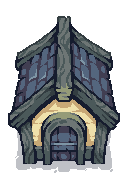
#> input picture assets/factions/humans/buildings/Black Buildings/House1.png, 128 x 192 px, found by its file name
$ python make_market_art.py
#> lines starting #> are read from the running program, lines starting #| are printed output that depends on the picture; after the words box and inside, x2 and y2 are one past the last pixel; in counts of white or black regions, pixels touching at a corner belong together
# -*- coding: utf-8 -*-
"""Спрайты Рынка и Склада (ТЗ 27.10.2026, пп. 4-5) — по одному на цвет стороны.

Рынок — три торговые палатки (полосатый навес цвета стороны + кремовый,
прилавок с товаром), холст 192x256 как у бараков, низ рисунка на той же
высоте (y 245). Склад — крыша дома (вырезана из House1 того же цвета, чтобы
черепица и обводка совпали с паком) на четырёх столбах над помостом с
ящиками, мешками и брёвнами; холст 128x192 как у дома.

Палитра — из пака: обводка (22, 28, 46), дерево (141, 104, 87)/(189, 138, 89),
цвет стороны — с черепицы House1. Запуск: python tools/make_market_art.py
"""
from PIL import Image, ImageDraw
import os, random

ROOT = os.path.join(os.path.dirname(__file__), "..", "assets", "factions", "humans", "buildings")
COLORS = ["Blue", "Red", "Black", "Purple", "Yellow"]
INK = (22, 28, 46, 255)
WOOD = (141, 104, 87, 255)
WOOD_L = (189, 138, 89, 255)
WOOD_D = (96, 66, 58, 255)
CREAM = (236, 222, 186, 255)
CREAM_D = (196, 178, 140, 255)
SHADOW = (0, 0, 0, 70)


def faction_tones(col):
    """Светлый и тёмный тон стороны — самые частые цвета ската крыши House1."""
    im = Image.open(os.path.join(ROOT, "%s Buildings" % col, "House1.png")).convert("RGBA")
    cnt = {}
    for y in range(40, 100):
        for x in range(15, 45):
            p = im.getpixel((x, y))
            if p[3] > 200 and p[:3] != INK[:3]:
                cnt[p[:3]] = cnt.get(p[:3], 0) + 1
    top = sorted(cnt.items(), key=lambda kv: -kv[1])
    a, b = top[0][0], top[1][0]
    # светлый — с большей суммой каналов
    if sum(a) < sum(b):
        a, b = b, a
    return a + (255,), b + (255,)


def box(d, x0, y0, x1, y1, fill, ink=INK):
    d.rectangle([x0, y0, x1, y1], fill=fill, outline=ink)


def tent(img, cx, base, w, h, light, dark, seed):
    """Палатка: столбы, прилавок с товаром, полосатый навес с фестонами.
    cx — центр, base — земля под прилавком, w — ширина навеса, h — высота
    от земли до конька"""
    d = ImageDraw.Draw(img)
    rnd = random.Random(seed)
    hw = w // 2
    eave = base - int(h * 0.40)        # нижняя кромка навеса
    peak = base - h
    # тень на земле
    sh = Image.new("RGBA", img.size, (0, 0, 0, 0))
    ImageDraw.Draw(sh).ellipse([cx - hw - 2, base - 6, cx + hw + 4, base + 5], fill=SHADOW)
    img.alpha_composite(sh)
    # задняя стенка (тёмная ткань)
    box(d, cx - hw + 4, eave, cx + hw - 4, base - 14, dark)
    # столбы
    for px in (cx - hw + 3, cx + hw - 6):
        box(d, px, eave - 2, px + 3, base, WOOD)
        d.line([px + 1, eave, px + 1, base - 1], fill=WOOD_L)
    # прилавок
    cy0 = base - 16
    box(d, cx - hw + 5, cy0, cx + hw - 6, base - 2, WOOD)
    d.line([cx - hw + 6, cy0 + 1, cx + hw - 7, cy0 + 1], fill=WOOD_L)
    for k in range(cx - hw + 12, cx + hw - 8, 9):
        d.line([k, cy0 + 3, k, base - 3], fill=WOOD_D)
    # товар на прилавке
    x = cx - hw + 8
    goods = ["apple", "sack", "crate", "melon", "bread", "apple", "sack"]
    rnd.shuffle(goods)
    gi = 0
    while x < cx + hw - 14:
        g = goods[gi % len(goods)]
        gi += 1
        if g == "apple":
            for j in range(3):
                ax = x + j * 3
                d.ellipse([ax, cy0 - 5, ax + 4, cy0 - 1], fill=(200, 52, 48, 255), outline=INK)
            x += 12
        elif g == "melon":
            d.ellipse([x, cy0 - 7, x + 8, cy0 - 1], fill=(96, 150, 62, 255), outline=INK)
            x += 10
        elif g == "sack":
            d.polygon([(x, cy0 - 1), (x + 1, cy0 - 7), (x + 3, cy0 - 9), (x + 5, cy0 - 7), (x + 7, cy0 - 1)],
                      fill=CREAM_D, outline=INK)
            x += 9
        elif g == "bread":
            d.ellipse([x, cy0 - 5, x + 9, cy0 - 1], fill=(206, 150, 82, 255), outline=INK)
            x += 11
        else:
            box(d, x, cy0 - 8, x + 7, cy0 - 1, WOOD_L)
            d.line([x + 1, cy0 - 4, x + 6, cy0 - 4], fill=WOOD_D)
            x += 9
    # навес: конёк и два ската, полосы вертикальные
    poly = [(cx, peak), (cx + hw, eave - 6), (cx + hw, eave), (cx - hw, eave), (cx - hw, eave - 6)]
    mask = Image.new("L", img.size, 0)
    ImageDraw.Draw(mask).polygon(poly, fill=255)
    stripes = Image.new("RGBA", img.size, (0, 0, 0, 0))
    sd = ImageDraw.Draw(stripes)
    sw = 7
    for i, sx in enumerate(range(cx - hw, cx + hw + 1, sw)):
        right = sx >= cx
        c = (light if i % 2 == 0 else CREAM) if not right else (dark if i % 2 == 0 else CREAM_D)
        sd.rectangle([sx, peak, sx + sw - 1, eave], fill=c)
    img.paste(stripes, (0, 0), mask)
    d.polygon(poly, outline=INK)
    # фестоны по кромке
    for i, sx in enumerate(range(cx - hw, cx + hw - 3, sw)):
        right = sx >= cx
        c = (light if i % 2 == 0 else CREAM) if not right else (dark if i % 2 == 0 else CREAM_D)
        d.pieslice([sx, eave - 3, sx + sw, eave + 4], 0, 180, fill=c, outline=INK)
    # навершие-флажок
    d.line([cx, peak - 7, cx, peak], fill=INK)
    d.polygon([(cx + 1, peak - 7), (cx + 6, peak - 5), (cx + 1, peak - 3)], fill=light, outline=INK)


def make_market(col):
    light, dark = faction_tones(col)
    img = Image.new("RGBA", (192, 256), (0, 0, 0, 0))
    # задняя палатка — выше и в центре, передние — по бокам и ниже
    tent(img, 96, 208, 84, 124, light, dark, 1)
    tent(img, 46, 244, 84, 104, light, dark, 2)
    tent(img, 146, 244, 84, 104, light, dark, 3)
    # бочка и ящики между передними палатками
    d = ImageDraw.Draw(img)
    box(d, 88, 228, 103, 244, WOOD)
    d.line([88, 233, 103, 233], fill=INK)
    d.line([88, 239, 103, 239], fill=INK)
    box(d, 82, 236, 89, 244, WOOD_L)
    return img


def make_storehouse(col):
    house = Image.open(os.path.join(ROOT, "%s Buildings" % col, "House1.png")).convert("RGBA")
    img = Image.new("RGBA", (128, 192), (0, 0, 0, 0))
    d = ImageDraw.Draw(img)
    base = 172
    # тень и помост
    sh = Image.new("RGBA", img.size, (0, 0, 0, 0))
    ImageDraw.Draw(sh).ellipse([10, base - 8, 120, base + 6], fill=SHADOW)
    img.alpha_composite(sh)
    box(d, 12, base - 10, 116, base, WOOD)
    d.line([13, base - 9, 115, base - 9], fill=WOOD_L)
    for k in range(22, 112, 12):
        d.line([k, base - 7, k, base - 1], fill=WOOD_D)
    # груз под навесом: ящики, мешки, брёвна, камень, золото
    box(d, 24, base - 30, 43, base - 11, WOOD_L)
    d.line([24, base - 21, 43, base - 21], fill=INK)
    box(d, 30, base - 44, 45, base - 31, WOOD_L)
    for i in range(3):
        y = base - 13 - i * 6
        d.ellipse([52 + i * 2, y - 5, 60 + i * 2, y + 1], fill=WOOD, outline=INK)
        d.rectangle([56 + i * 2, y - 5, 80, y + 1], fill=WOOD)
        d.line([56 + i * 2, y - 5, 80, y - 5], fill=INK)
        d.line([56 + i * 2, y + 1, 80, y + 1], fill=INK)
        d.ellipse([77, y - 5, 83, y + 1], fill=WOOD_L, outline=INK)
    d.polygon([(88, base - 11), (89, base - 22), (93, base - 26), (97, base - 22), (98, base - 11)],
              fill=CREAM_D, outline=INK)
    d.polygon([(98, base - 11), (99, base - 20), (103, base - 24), (107, base - 20), (108, base - 11)],
              fill=CREAM, outline=INK)
    d.ellipse([60, base - 34, 70, base - 27], fill=(150, 150, 160, 255), outline=INK)
    d.ellipse([66, base - 38, 74, base - 31], fill=(232, 192, 64, 255), outline=INK)
    # четыре столба: два задних (короче, темнее) и два передних
    for px, top, c in ((20, base - 78, WOOD_D), (104, base - 78, WOOD_D), (14, base - 70, WOOD), (110, base - 70, WOOD)):
        box(d, px, top, px + 4, base - 2, c)
        d.line([px + 1, top + 1, px + 1, base - 3], fill=WOOD_L if c == WOOD else WOOD)
    # крыша дома: верх House1 до карниза (стены и дверь не берём)
    roof = house.crop((0, 0, 128, 112))
    img.alpha_composite(roof, (0, base - 78 - 92))
    return img


def main():
    for col in COLORS:
        folder = os.path.join(ROOT, "%s Buildings" % col)
        make_market(col).save(os.path.join(folder, "Market.png"))
#> in faction_tones, im is the input picture: PIL image 128x192 RGBA; mean R, G, B, A 40.7, 44.1, 47, 127.5
#> after the loop in faction_tones, `for y in range(40, 100):`: cnt = {(51, 61, 65): 102, (110, 118, 117): 117, (75, 89, 90): 234, (84, 102, 126): 474, (65, 62, 82): 367, (125, 149, 165): 34}
#> in faction_tones, `top = sorted(cnt.items(), key=lambda kv: -kv[1])`: top = [((84, 102, 126), 474), ((65, 62, 82), 367), ((75, 89, 90), 234), ((110, 118, 117), 117), ((51, 61, 65), 102), ((125, 149, 165), 34)]
#> in faction_tones, `a, b = top[0][0], top[1][0]`: a = (84, 102, 126); b = (65, 62, 82)
#> in make_market, `light, dark = faction_tones(col)`: light = (84, 102, 126, 255); dark = (65, 62, 82, 255)
#> in make_market, `img = Image.new("RGBA", (192, 256), (0, 0, 0, 0))`: img: PIL image 192x256 RGBA; every value is 0
#> in tent, `ImageDraw.Draw(sh).ellipse([cx - hw - 2, base - 6, cx + hw + 4, base +..`:
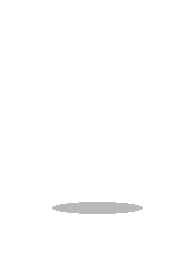
#> sh: PIL image 192x256 RGBA; mean R, G, B, A 0, 0, 0, 1.2; transparent parts drawn white
#> after the loop in tent, `while x < cx + hw - 14:`: gi = 6; x = 125
#> in tent, `mask = Image.new("L", img.size, 0)`: mask: PIL image 192x256 L; every value is 0
#> in tent, `ImageDraw.Draw(mask).polygon(poly, fill=255)`:
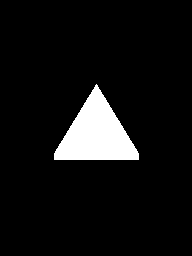
#> mask: PIL image 192x256 L; 7.2% white; 1 white region, box (x1, y1, x2, y2) and area: (54, 84, 139, 160) 3520
#> the loop in tent, `for i, sx in enumerate(range(cx - hw, cx + hw + 1, sw)):` made 13 passes
#> c on passes 1 to 12: (84, 102, 126, 255), (236, 222, 186, 255), (84, 102, 126, 255), (236, 222, 186, 255), (84, 102, 126, 255), (236, 222, 186, 255), (65, 62, 82, 255), (196, 178, 140, 255), (65, 62, 82, 255), (196, 178, 140, 255), (65, 62, 82, 255), (196, 178, 140, 255)
#> the loop in tent, `for i, sx in enumerate(range(cx - hw, cx + hw - 3, sw)):` made 12 passes
#> in tent (call 2), `ImageDraw.Draw(mask).polygon(poly, fill=255)`: mask: PIL image 192x256 L; 6.1% white; 1 white region, box (x1, y1, x2, y2) and area: (4, 140, 89, 204) 3004
#> the loop in tent (call 2), `for i, sx in enumerate(range(cx - hw, cx + hw + 1, sw)):` made 13 passes
#> the loop in tent (call 2), `for i, sx in enumerate(range(cx - hw, cx + hw - 3, sw)):` made 12 passes
#> call 3 of tent, with cx = 146, base = 244, w = 84, h = 104, light = (84, 102, 126, 255), dark = (65, 62, 82, 255), seed = 3
#> after the loop in tent (call 3), `while x < cx + hw - 14:`: gi = 6; x = 175
#> in tent (call 3), `ImageDraw.Draw(mask).polygon(poly, fill=255)`:
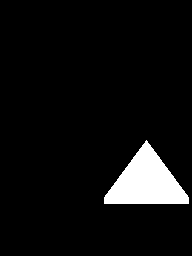
#> mask: PIL image 192x256 L; 6.1% white; 1 white region, box (x1, y1, x2, y2) and area: (104, 140, 189, 204) 3004
#> the loop in tent (call 3), `for i, sx in enumerate(range(cx - hw, cx + hw + 1, sw)):` made 13 passes
#> in tent (call 3), `img.paste(stripes, (0, 0), mask)`:
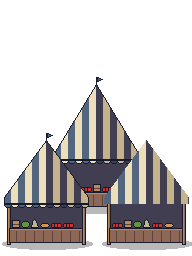
#> img: PIL image 192x256 RGBA; mean R, G, B, A 41.4, 38.1, 37.6, 92.3; transparent parts drawn white
#> the loop in tent (call 3), `for i, sx in enumerate(range(cx - hw, cx + hw - 3, sw)):` made 12 passes
        make_storehouse(col).save(os.path.join(folder, "Storehouse.png"))
#> in make_storehouse, `img = Image.new("RGBA", (128, 192), (0, 0, 0, 0))`: img: PIL image 128x192 RGBA; every value is 0
#> in make_storehouse, `ImageDraw.Draw(sh).ellipse([10, base - 8, 120, base + 6], fill=SHADOW)`:
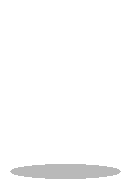
#> sh: PIL image 128x192 RGBA; mean R, G, B, A 0, 0, 0, 3.8; transparent parts drawn white
#> in make_storehouse, `roof = house.crop((0, 0, 128, 112))`:
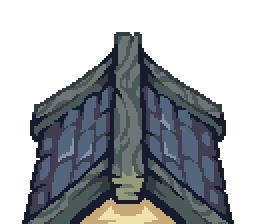
#> roof: PIL image 128x112 RGBA (shown 2 times larger); mean R, G, B, A 39, 42.7, 46.8, 129.1; transparent parts drawn white
#> in make_storehouse, `img.alpha_composite(roof, (0, base - 78 - 92))`:
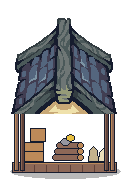
#> img: PIL image 128x192 RGBA; mean R, G, B, A 39.5, 38, 38.3, 113.5; transparent parts drawn white
        print("ok", col)


if __name__ == "__main__":
    main()
